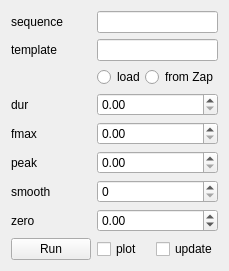
       <widget class="QWidget" name="hekaScripts">
        <attribute name="title">
         <string>Resonance</string>
        </attribute>
        <layout class="QFormLayout" name="formLayout_5">
         <property name="fieldGrowthPolicy">
          <enum>QFormLayout::AllNonFixedFieldsGrow</enum>
         </property>
         <item row="0" column="0">
          <widget class="QLabel" name="label_28">
           <property name="text">
            <string>sequence</string>
           </property>
          </widget>
         </item>
         <item row="0" column="1">
          <widget class="QLineEdit" name="resonanceSequence_lineEdit"/>
         </item>
         <item row="1" column="0">
          <widget class="QLabel" name="label_37">
           <property name="text">
            <string>template</string>
           </property>
          </widget>
         </item>
         <item row="1" column="1">
          <widget class="QLineEdit" name="resonanceTemplate_lineEdit"/>
         </item>
         <item row="3" column="1">
          <widget class="QWidget" name="widget" native="true">
           <layout class="QHBoxLayout" name="horizontalLayout">
            <property name="spacing">
             <number>0</number>
            </property>
            <property name="margin">
             <number>0</number>
            </property>
            <item>
             <widget class="QRadioButton" name="resonanceLoad_radioButton">
              <property name="layoutDirection">
               <enum>Qt::LeftToRight</enum>
              </property>
              <property name="text">
               <string>load</string>
              </property>
             </widget>
            </item>
            <item>
             <widget class="QRadioButton" name="resonanceZap_radioButton">
              <property name="text">
               <string>from Zap</string>
              </property>
             </widget>
            </item>
           </layout>
          </widget>
         </item>
         <item row="5" column="0">
          <widget class="QLabel" name="label_33">
           <property name="text">
            <string>dur</string>
           </property>
          </widget>
         </item>
         <item row="5" column="1">
          <widget class="QDoubleSpinBox" name="resonanceDur_doubleSpinBox">
           <property name="sizePolicy">
            <sizepolicy hsizetype="Expanding" vsizetype="Fixed">
             <horstretch>0</horstretch>
             <verstretch>0</verstretch>
            </sizepolicy>
           </property>
           <property name="maximum">
            <double>1000.000000000000000</double>
           </property>
          </widget>
         </item>
         <item row="6" column="0">
          <widget class="QLabel" name="label_34">
           <property name="text">
            <string>fmax</string>
           </property>
          </widget>
         </item>
         <item row="6" column="1">
          <widget class="QDoubleSpinBox" name="resonanceFmax_doubleSpinBox">
           <property name="sizePolicy">
            <sizepolicy hsizetype="Expanding" vsizetype="Fixed">
             <horstretch>0</horstretch>
             <verstretch>0</verstretch>
            </sizepolicy>
           </property>
           <property name="maximum">
            <double>1000000.000000000000000</double>
           </property>
          </widget>
         </item>
         <item row="7" column="0">
          <widget class="QLabel" name="label_27">
           <property name="text">
            <string>peak</string>
           </property>
          </widget>
         </item>
         <item row="7" column="1">
          <widget class="QDoubleSpinBox" name="resonancePeak_doubleSpinBox">
           <property name="sizePolicy">
            <sizepolicy hsizetype="Expanding" vsizetype="Fixed">
             <horstretch>0</horstretch>
             <verstretch>0</verstretch>
            </sizepolicy>
           </property>
           <property name="decimals">
            <number>2</number>
           </property>
           <property name="maximum">
            <double>1000000000.000000000000000</double>
           </property>
          </widget>
         </item>
         <item row="11" column="0">
          <widget class="QLabel" name="label_2">
           <property name="text">
            <string>smooth</string>
           </property>
          </widget>
         </item>
         <item row="11" column="1">
          <widget class="QSpinBox" name="resonanceSmooth_spinBox">
           <property name="sizePolicy">
            <sizepolicy hsizetype="Expanding" vsizetype="Fixed">
             <horstretch>0</horstretch>
             <verstretch>0</verstretch>
            </sizepolicy>
           </property>
           <property name="maximum">
            <number>10000000</number>
           </property>
          </widget>
         </item>
         <item row="12" column="0">
          <widget class="QLabel" name="label_38">
           <property name="text">
            <string>zero</string>
           </property>
          </widget>
         </item>
         <item row="12" column="1">
          <widget class="QDoubleSpinBox" name="resonanceZero_doubleSpinBox">
           <property name="sizePolicy">
            <sizepolicy hsizetype="Expanding" vsizetype="Fixed">
             <horstretch>0</horstretch>
             <verstretch>0</verstretch>
            </sizepolicy>
           </property>
           <property name="minimum">
            <double>-1000000000.000000000000000</double>
           </property>
           <property name="value">
            <double>0.000000000000000</double>
           </property>
          </widget>
         </item>
         <item row="13" column="1">
          <widget class="QWidget" name="widget_2" native="true">
           <layout class="QHBoxLayout" name="horizontalLayout_2">
            <property name="spacing">
             <number>0</number>
            </property>
            <property name="margin">
             <number>0</number>
            </property>
            <item>
             <widget class="QCheckBox" name="resonancePlot_checkBox">
              <property name="text">
               <string>plot</string>
              </property>
             </widget>
            </item>
            <item>
             <widget class="QCheckBox" name="resonanceUpdate_checkBox">
              <property name="text">
               <string>update</string>
              </property>
             </widget>
            </item>
           </layout>
          </widget>
         </item>
         <item row="13" column="0">
          <widget class="QPushButton" name="runResonance_pushButton">
           <property name="text">
            <string>Run</string>
           </property>
          </widget>
         </item>
        </layout>
       </widget>
